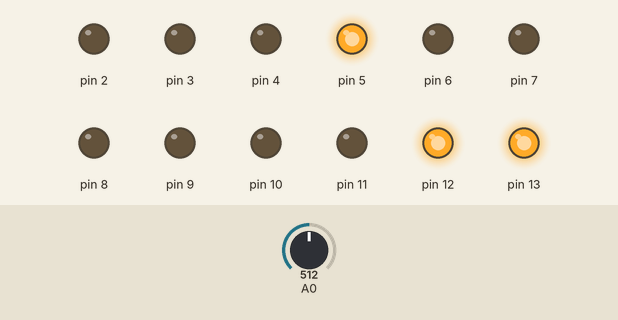
A sketch run on a simulated Arduino Uno, built with avr-gcc and run on an emulated ATmega328P. Shown: output pins drawn as LEDs (lit = HIGH). The test bench sets the inputs (shaded band); at power-on: A0 = 512.

Above: at 1.3 s.
1.4 s: A0 set to 437
At 4.3 s:
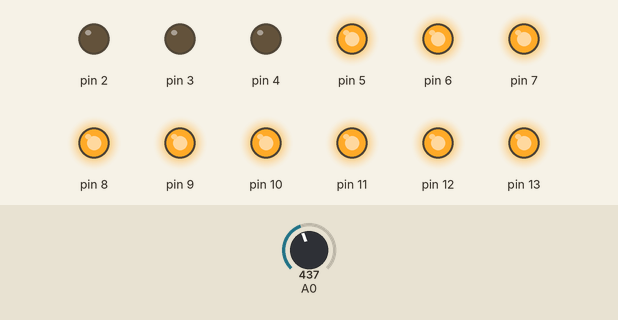
4.5 s: A0 set to 414
7.6 s: A0 set to 122
At 8.94 s:
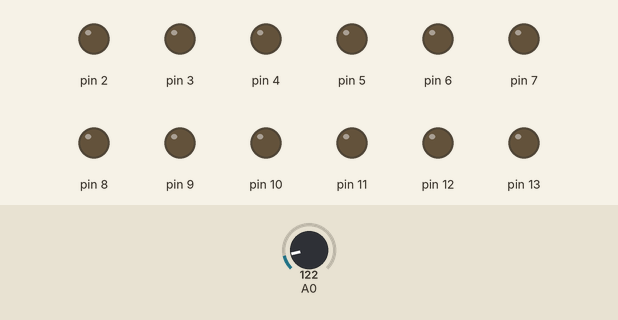
10.7 s: A0 set to 0
13.8 s: A0 set to 23
At 14.22 s:
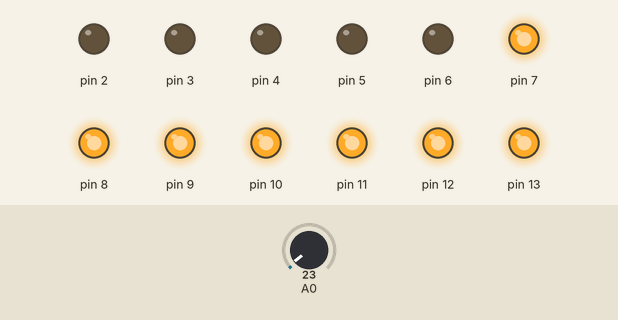
16.9 s: A0 set to 716
At 18.0 s:
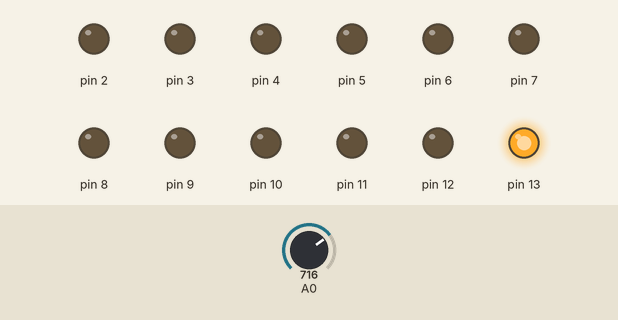
Timing chart, 0 to 23.4 s (numbered marks = the images above; inputs shaded):
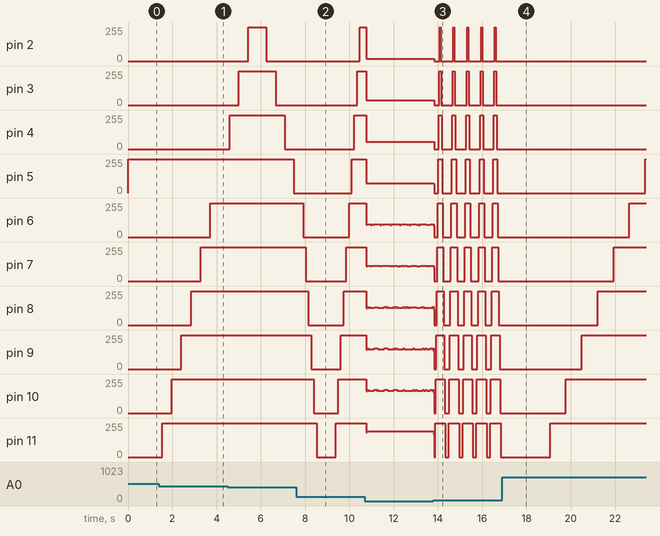

The sketch:

Bayrak_3_projesi.ino
```cpp
void setup() {
  Serial.begin(9600);
    pinMode(0, INPUT);
for(byte a=2;a<14;a++){
  pinMode(a, OUTPUT);

  }
  digitalWrite(5,HIGH);

}

void loop() {
  digitalWrite(14,HIGH);
  delay(analogRead(A0));
  for(byte a=1;a<13;a++){
       digitalWrite(14+a, HIGH);
       digitalWrite(14-a, HIGH);
       delay(analogRead(A0));
}
delay(analogRead(A0));
 for(byte x=12;x>0;x--){
       digitalWrite(14+x, LOW);
       digitalWrite(14-x, LOW);
       delay(analogRead(A0));
}
digitalWrite(14,LOW);
delay(analogRead(A0));

}
```

Measured:
- after the input at 1.4 s, pin 6: 0/255 → 255/255 after 2.3 s instead of 2.7 s; pin 7: 0/255 → 255/255 after 1.9 s instead of 2.2 s
- after the input at 4.5 s, pin 5: 255/255 → 0/255 after 3.0 s
- after the input at 7.6 s, pin 2: 0/255 → 255/255 after 2.9 s; pin 3: 0/255 → 255/255 after 2.8 s; pin 4: 0/255 → 255/255 after 2.6 s; pin 5: 0/255 → 255/255 after 2.5 s; pin 7: 255/255 → 0/255 after 0.43 s instead of 0.72 s
- after the input at 13.8 s, pin 2: 18/255 → 0/255 at once, then repeats every 0.62 s: 255/255 0.05 s, 0/255 0.58 s; pin 3: 36/255 → 0/255 at once, then repeats every 0.62 s: 255/255 0.09 s, 0/255 0.53 s
- after the input at 16.9 s, pin 2–4: stops changing and stays 0/255
